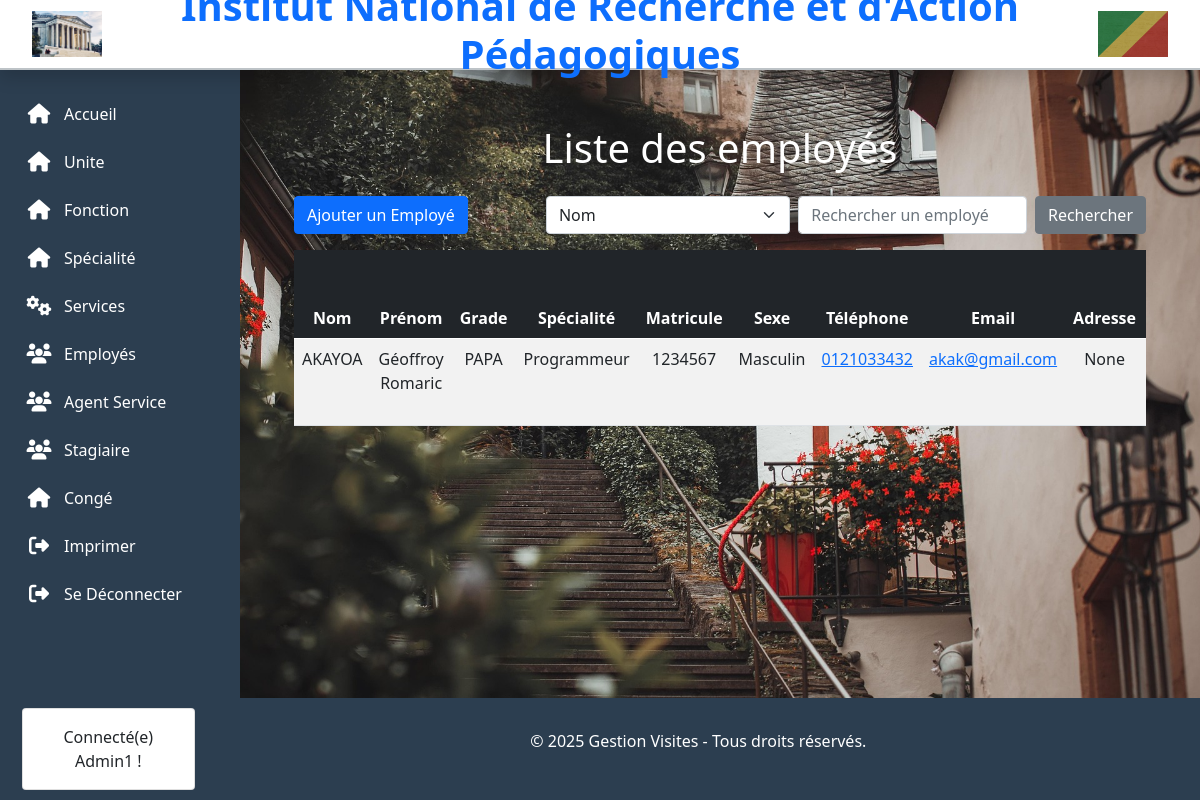
Screenshot of /Employee/Employee (signed in) with the database file from the repository.
### Employee/models.py (models this page shows, shortened)
class Employee(models.Model):
    username = models.CharField(max_length=150, unique=True, null=True, blank=True)
    password = models.CharField(max_length=128, null=True, blank=True)
    STATUS_CHOICES = [
        ('active', 'Actif'),
        ('retired', 'Retraité'),
    ]
    first_name = models.CharField(
        max_length=50,
        help_text="Prénom de l'agent"
    )
    last_name = models.CharField(
        max_length=50,
        help_text="Nom de l'agent"
    )
    date_of_birth = models.DateField(help_text="Date de naissance")
    place_of_birth = models.CharField(
        max_length=55,
        blank=True,
        null=True,
        help_text="Lieu de naissance"
    )
    start_date = models.DateField(
        verbose_name="Prise de service",
        help_text="Date de prise de service à l'INRAP"
    )
    retirement_date = models.DateField(
        verbose_name="Départ à la retraite",
        help_text="Date de départ à la retraite",
        blank=True,
        null=True
    )
    grade = models.CharField(max_length=50, help_text="Grade")
    echelon = models.CharField(
        max_length=10,
        blank=True,
        null=True,
        help_text="Échelon"
    )
    matricule = models.CharField(max_length=7, help_text="Matricule solde")
    specialty = models.ForeignKey(Specialite, on_delete=models.CASCADE)
    observation = models.TextField(
        blank=True,
        null=True,
        help_text="Observations éventuelles"
    )
    status = models.CharField(
        max_length=20,
        choices=STATUS_CHOICES,
          blank=True,
        null=True,
        default='active',
        help_text="Statut de l'agent"
    )
    sexe = models.CharField(
        max_length=20,
        choices=[('Masculin', 'Masculin'), ('Féminin', 'Féminin')]
    )
    image = models.ImageField(
        default="1.png",
        upload_to='employe/',
        blank=True,
        null=True
    )
    adresse = models.CharField(max_length=60, blank=True, null=True,)
    num_tel = models.CharField(
        max_length=15,
        unique=True,
        error_messages={"unique": "Ce numéro est déjà utilisé."}
    )
    email = models.EmailField(
        unique=True,
        error_messages={"unique": "Cet email est déjà utilisé."}
    )
    class Meta:
        verbose_name = "Employé"
        verbose_name_plural = "Employés"
        ordering = ['last_name', 'first_name']

### specialite/models.py (models this page shows)
class  Specialite(models.Model):
    designation = models.CharField(max_length=30)
    def __str__(self):
        return f"{self.designation}"

### Employee/views.py (the view)
# urls.py: path('Employee', views.liste_employes ,name='list'),
def liste_employes(request):
    activation = Activation.objects.first()
    if not activation or not activation.is_valid():
        return redirect("Activation:activation_page")  # Redirige vers une page d'activation si expiré
    response = activation_view(request)
    if response.status_code == 302:  # Redirection si la clé est invalide
        return response
    username = get_username_from_session(request)
    if not username:
        return redirect('login')  # Redirige vers la page de connexion si pas de nom d'utilisateur dans la session
    employes = Employee.objects.all()
    return render(request, 'Employee/liste_employes.html', {
       'username':username,  'employes': employes})

### Activation/models.py (called while the page is built)
    def is_valid(self):
        return now() < self.expires_on

### Activation/views.py (called while the page is built)
def activation_view(request):
    return render(request, "Activation/activation.html")

### Employee/views.py (called while the page is built)
def get_username_from_session(request):
    username = request.session.get('username', None)
    if not username:
        return None  # Aucun nom d'utilisateur trouvé dans la session
    return username

### Activation/templates/Activation/activation.html (shortened to what this page needs)
{% extends 'template_base.html' %}

### Employee/templates/Employee/liste_employes.html (shortened to what this page needs)
{% extends 'template_base.html' %}
{% block contenue %}
<div class="container mt-4">
    <h1 class="text-center mb-4 text-white">Liste des employés</h1>
    <div class="d-flex justify-content-between align-items-center mb-3">
        <a href="{% url 'Employee:create' %}" class="btn btn-primary">Ajouter un Employé</a>
        <form action="{% url 'Employee:recherche' %}" method="get" class="d-flex">
            <select name="criteres" class="form-select me-2" aria-label="Critère de recherche">
                <option value="last_name">Nom</option>
            </select>
            <input type="text" name="query" class="form-control me-2" placeholder="Rechercher un employé" aria-label="Recherche">
            <button type="submit" class="btn btn-secondary">
                 Rechercher
            </button>
        </form>
    </div>
    <div class="table-responsive">
        <table class="table table-striped table-hover text-center">
            <thead class="table-dark">
                <tr>
                    <th>Nom</th>
                    <th>Prénom</th>
                    <th>Grade</th>
                    <th>Spécialité</th>
                    <th>Matricule</th>
                    <th>Sexe</th>
                    <th>Téléphone</th>
                    <th>Email</th>
                    <th>Adresse</th>
                </tr>
            </thead>
            <tbody class="bg-white">
                {% for employe in employes %}
                    <tr>
                        <td>{{ employe.last_name }}</td>
                        <td>{{ employe.first_name }}</td>
                        <td>{{ employe.grade }}</td>
                        <td>{{ employe.specialty }}</td>
                        <td>{{ employe.matricule }}</td>
                        <td>{{ employe.sexe }}</td>
                        <td>
                            <a href="tel:{{ employe.num_tel }}">{{ employe.num_tel }}</a>
                        </td>
                        <td>
                            <a href="mailto:{{ employe.email }}">{{ employe.email }}</a>
                        </td>
                        <td>{{ employe.adresse }}</td>
                    </tr>
                {% empty %}
                    <tr>
                        <td colspan="14" class="text-center text-muted">Aucun employé trouvé.</td>
                    </tr>
                {% endfor %}
            </tbody>
        </table>
    </div>
</div>
{% endblock %}

### rows the page displays
Employee: last_name "AKAYOA", first_name "Géoffroy Romaric", grade "PAPA", specialty "Programmeur", matricule "1234567", sexe "Masculin", num_tel "0121033432", email "akak@gmail.com", adresse "None"

### other values shown
{{ username }} "Admin1"
